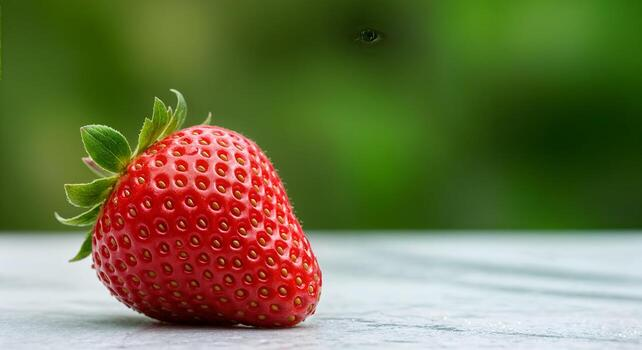
#> input picture openCV/assest/anh-tai-project.png, 642 x 350 px
$ python rotate_image.py
#> lines starting #> are read from the running program, lines starting #| are printed output that depends on the picture
import cv2
import imutils

path= r"assest/anh-tai-project.png"
img= cv2.imread(path)
#> img is the input picture: shape (350, 642, 3); mean B, G, R 73.5, 116.1, 112.3


# xoay ảnh
anh_xoay= imutils.rotate(img,70)
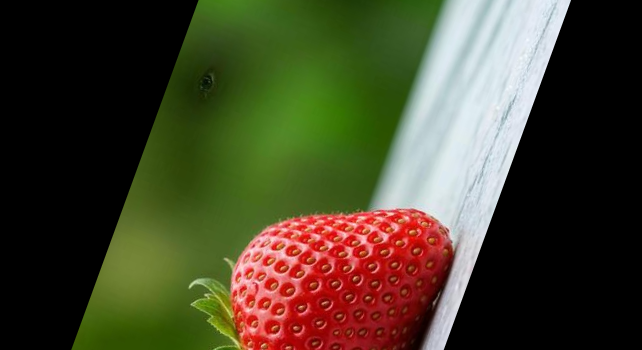
#> anh_xoay: shape (350, 642, 3); mean B, G, R 43.2, 66.7, 69.8

cv2.imshow("dau tay",anh_xoay)

cv2.waitKey()
